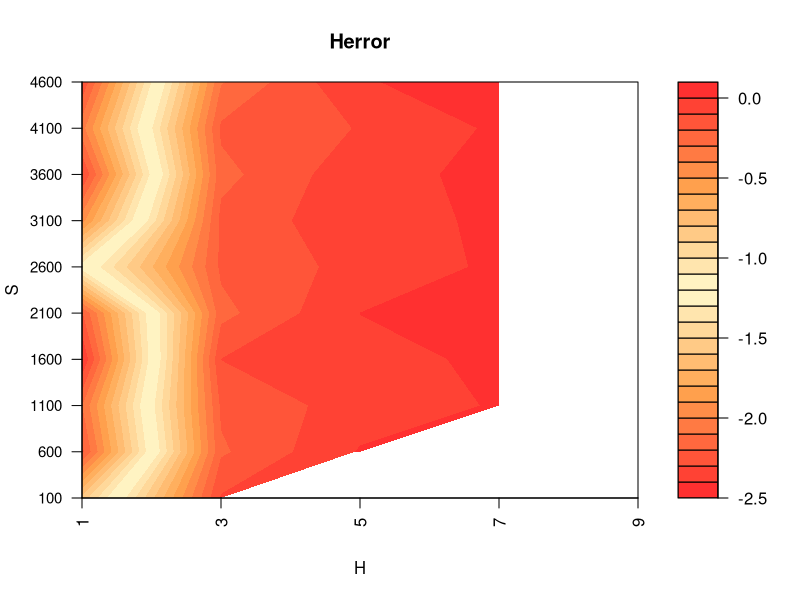
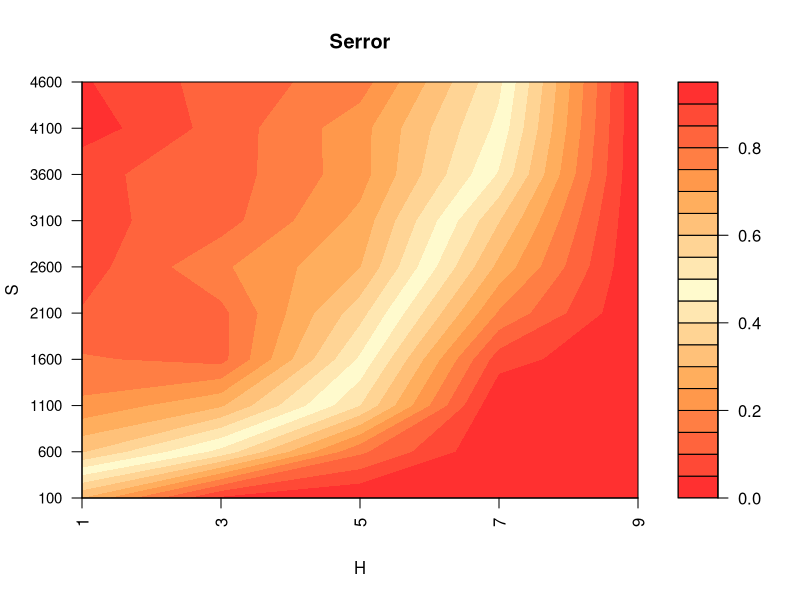

The R script that drew these images, in order: (Note: this script raises an error after producing the figures.)

# Script to check Shannon Index relation to lognormal according to S, H and number of read


library(ggplot2)
library(RColorBrewer)               #for brewer.pal()
library(vegan)
library(reshape2)
library(dplyr)

Hvalues = seq(1, 10, 2) #x # Shannon 0 makes no sense => 1 species
Svalues = seq(100, 5000, 500)  #y                 
reads = c(1000, 10000, 100000, 1000000)
reads = 10000

summary_fun = function(H, S, reads, meanlog = 0, replicas = 5) {
    if ((log(S) - H) < 0 ){
        print(S)
        print(H)
        return(c(NA, NA, NA, NA))
    }
    else{
        sdlog = sqrt(2*(log(S) - H))
        LN = as.data.frame(replicate(replicas, rlnorm(S, meanlog = meanlog, sdlog = sdlog))) # S = 1000, meanlog = 0, sdlog = 1, N =   100 replicates
        colnames(LN) = paste0('R_', c(1:ncol(LN)))
        rownames(LN) = paste0('ASV_', c(1:nrow(LN)))
        
        # Normalize counts to 1
        LN_norm = apply(LN, 2, function(x) x/sum(x))
        df = as.data.frame(matrix(0, nrow = nrow(LN_norm), ncol = ncol(LN_norm)))
        colnames(df) = colnames(LN_norm)
        rownames(df) = rownames(LN_norm)
        #counts = apply(LN_norm, 2, function(x) table(sample(rownames(LN_norm), r, replace = T, x))) # Useless when one replica don't have all the ASVs=> different length, not a df
        for (j in colnames(df)) {
            counts = table(sample(rownames(df), reads, replace = T, LN_norm[, j]))
            #print(j)
            for (value in names(counts)){
                df[value, j] = counts[value]
            }
        }
        mean_H = mean(apply(df, 2, function(x) diversity(x, index = 'shannon')))
        sd_H = mean(apply(df, 2, function(x) diversity(x, index = 'shannon')))
        mean_S = apply(df, 2, function(x) sum(x > 0))
        sd_S = apply(df, 2, function(x) sum(x > 0))
        return(c(mean_H, sd_H, mean_S, sd_S))
    }
}


data2plot = list()

for (r in reads){
    gg = expand.grid(H=Hvalues, S=Svalues)
    gg$H_real_mean = rep(NA,nrow(gg))
    gg$H_real_sd = rep(NA,nrow(gg))
    gg$S_real_mean = rep(NA,nrow(gg))
    gg$H_real_sd = rep(NA,nrow(gg))
    
    for (i in 1:nrow(gg)){
        results = summary_fun(gg$H[i], gg$S[i], r)
        gg$H_real_mean[i] = results[1]
        gg$H_real_sd[i] = results[2]
        gg$S_real_mean[i] = results[3]
        gg$S_real_sd[i] = results[4]
    }
    
    gg$Herror = (gg$H-gg$H_real_mean)/gg$H
    gg$Serror = (gg$S-gg$S_real_mean)/gg$S
    gg$reads = r
    data2plot[[as.character(r)]] = gg
    # SHANNON
    #brks <- cut(gg$Hexp_vs_Hreal, breaks= seq(0, 2, len=21))
    #brks <- gsub(","," - ",brks,fixed=TRUE)
    #gg$brks <- gsub("\\(|\\]","",brks)  # reformat guide labels
    #p = ggplot(gg,aes(H,S)) + geom_tile(aes(fill=brks))
    #p = p + scale_fill_manual("H/Hexp", values = (heat.colors(10)))
    #p = p + scale_x_continuous(expand=c(0,0)) + scale_y_continuous(expand=c(0,0))
    #p

    
    d2plot_H = gg %>% select(H, S, Herror) %>% acast(H~S, value.var = 'Herror')
    #svg(paste0('Herror_', r,'.svg'), width = 10, height = 10, pointsize = 12)
    filled.contour(d2plot_H,
                   color.palette = colorRampPalette(c('firebrick1','tan1', 'lemonchiffon','tan1', 'firebrick1')),
                   plot.title = title(main = 'Herror',  ylab = 'S', xlab = 'H'),
                   plot.axes = {
                       axis(1, at = seq(from=0, to = 1, length.out = nrow(d2plot_H)), labels = rownames(d2plot_H), las=2) #axis = 1 below
                       axis(2, at = seq(from=0, to = 1, length.out = ncol(d2plot_H)), labels = colnames(d2plot_H), cex.axis=0.9, las=2) #axis = 2 left
                       #axis(2, at =seq(from=0,to=1, length.out = 5), labels =c(4,3,2,1,0), cex.axis=0.9, las=2)
                       
                   }
    )
    #dev.off()
    
    d2plot_S = gg %>% select(H, S, Serror) %>% acast(H~S, value.var = 'Serror', fill=0)
    #svg(paste0('Serror_', r,'.svg'), width = 10, height = 10, pointsize = 12)
    filled.contour(d2plot_S, 
                   color.palette = colorRampPalette(c('firebrick1','tan1', 'lemonchiffon','tan1', 'firebrick1')),
                   plot.title = title(main = 'Serror',  ylab = 'S', xlab = 'H'),
                   plot.axes = {
                       axis(1, at = seq(from=0, to = 1, length.out = nrow(d2plot_S)), labels = rownames(d2plot_S), las=2) #axis = 1 below
                       axis(2, at = seq(from=0, to = 1, length.out = ncol(d2plot_S)), labels = colnames(d2plot_S), cex.axis=0.9, las=2) #axis = 2 left
                   #axis(2, at =seq(from=0,to=1, length.out = 5), labels =c(4,3,2,1,0), cex.axis=0.9, las=2)
                       
                   }
    )
    #dev.off()
}

















## Make vector of colors for values smaller than 0 (20 colors)
rc1 <- colorRampPalette(colors = c('firebrick1','tan1', 'lemonchiffon'), method = 'linear')

## Make vector of colors for values larger than 0 (180 colors)
rc2 <- colorRampPalette(colors = c('lemonchiffon','tan1', 'firebrick1'), method = 'linear')

## Combine the two color palettes
rampcols <- c(rc1, rc2)

mypal <- colorNumeric(palette = rampcols, domain = gg$Herror)

## If you want to preview the color range, run the following code
filled.contour(d2plot_H,
               color.palette = mypal,
               plot.title = title(main = 'Herror',  ylab = 'S', xlab = 'H'),
               plot.axes = {
                   axis(1, at = seq(from=0, to = 1, length.out = nrow(d2plot_H)), labels = rownames(d2plot_H), las=2) #axis = 1 below
                   axis(2, at = seq(from=0, to = 1, length.out = ncol(d2plot_H)), labels = colnames(d2plot_H), cex.axis=0.9, las=2) #axis = 2 left
                   #axis(2, at =seq(from=0,to=1, length.out = 5), labels =c(4,3,2,1,0), cex.axis=0.9, las=2)
                   
               }
)




